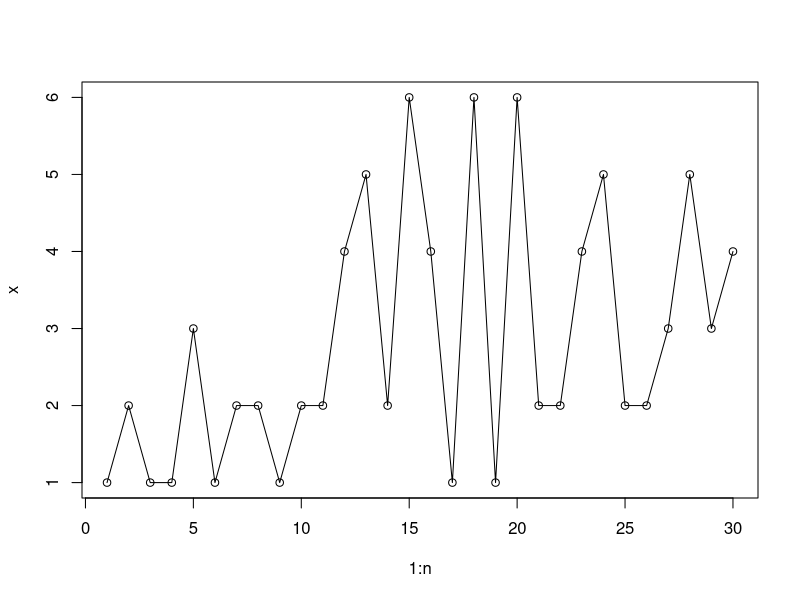

This chart was generated by the following R code: (Note: a time limit stopped this script after it produced the figure.)
set.seed(1900)
n = 30

true_lambda_1 = 2
true_lambda_2 = 4
true_m = 10


x = rpois(true_m, true_lambda_1)
x = c(x, rpois(n - true_m, true_lambda_2))

par(mfrow = c(1, 1))
plot(1 : n, x, type = "o")
#plot

## hyperparams
alpha = 1
beta = 0

#chains
S = 1000000
lambda1s = array(NA, S)
lambda2s = array(NA, S)
ms = array(NA, S)
#start positions
lambda1s[1] = 1
lambda2s[1] = 1
ms[1] = 1

for (t in 2 : S){
	m = ms[t - 1]
	lambda1 = rgamma(1, alpha + sum(x[1 : m]), m + beta)
	lambda2 = rgamma(1, alpha + sum(x[(m + 1) : n]), n - m + beta)
	
	#now we need to calculate all the m dist
	ln_p_m = function(m){
		if (m == 0){			
			sum(x[1 : n]) * log(lambda2)
		} else if (m == n){
			(lambda2 - lambda1) * m + sum(x[1 : m]) * log(lambda1)
		} else {
			(lambda2 - lambda1) * m + sum(x[1 : m]) * log(lambda1) + sum(x[(m + 1) : n]) * log(lambda2)
		}			
	}
	ln_m_dist = array(NA, n - 1)
	for (m in 1 : (n - 1)){
		ln_m_dist[m] = ln_p_m(m)
	}
	ln_m_dist	
	ln_m_dist = ln_m_dist - max(ln_m_dist)
	m_dist = exp(ln_m_dist) / sum(exp(ln_m_dist))
	
	
	lambda1s[t] = lambda1
	lambda2s[t] = lambda2
	ms[t] = sample(1 : (n - 1), 1, prob = m_dist)
}



###assess convergence
par(mfrow = c(3, 1))
S0 = 100
plot(1 : S0, lambda1s[1 : S0])
# abline(h = mean(lambda1s[B : S0]), col = "blue")
# abline(h = true_lambda_1, col = "red")
# abline(v = B, col = "grey")

plot(1 : S0, lambda2s[1 : S0])
# abline(h = mean(lambda2s[B : S0]), col = "blue")
# abline(h = true_lambda_2, col = "red")
# abline(v = B, col = "grey")

plot(1 : S0, ms[1 : S0])
# abline(h = mean(ms[B : S0]), col = "blue")
# abline(h = sqrt(true_m), col = "red")
# abline(v = B, col = "grey")
#plot
BURN = 10

##assess autocorrelation

par(mfrow = c(3, 1))

acf(lambda1s[B : S], xlim = c(1, 25), ylim = c(-0.05, 0.3))
acf(lambda2s[B : S], xlim = c(1, 25), ylim = c(-0.05, 0.3))
acf(ms[B : S], xlim = c(1, 25), ylim = c(-0.05, 0.3))
THIN = 9
#plot

#burn and thin
lambda1s = lambda1s[(BURN + 1) : S]
lambda1s = lambda1s[seq(1, S - (BURN + 1), by = THIN)]
lambda2s = lambda2s[(BURN + 1) : S]
lambda2s = lambda2s[seq(1, S - (BURN + 1), by = THIN)]
ms = ms[(BURN + 1) : S]
ms = ms[seq(1, S - BURN, by = THIN)]


#look at posteriors with post-exp at 95% CI
par(mfrow = c(3, 1))


hist(lambda1s, br = 500)
abline(v = mean(lambda1s), col = "blue", lwd = 3)
abline(v = quantile(lambda1s, 0.025), col = "grey", lwd = 3)
abline(v = quantile(lambda1s, 0.975), col = "grey", lwd = 3)
abline(v = true_lambda_1, col = "red", lwd = 3)

hist(lambda2s, br = 500)
abline(v = mean(lambda2s), col = "blue", lwd = 3)
abline(v = quantile(lambda2s, 0.025), col = "grey", lwd = 3)
abline(v = quantile(lambda2s, 0.975), col = "grey", lwd = 3)
abline(v = true_lambda_2, col = "red", lwd = 3)

hist(ms, br = 500)
abline(v = mean(ms), col = "blue", lwd = 3)
abline(v = quantile(ms, 0.025), col = "grey", lwd = 3)
abline(v = quantile(ms, 0.975), col = "grey", lwd = 3)
abline(v = true_m, col = "red", lwd = 3)
#plot
